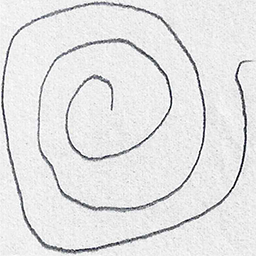
#> input picture model/dataset/spiral/training/healthy/V01HE02.png, 256 x 256 px; its folder holds only this picture in this run
$ jupyter execute --allow-errors scikit_opencv.ipynb   (shell and % lines are left out)
#> lines starting #> are read from the running program, lines starting #| are printed output that depends on the picture
# scikit-learn + OpenCV Model

## Define Problem

[cell 1]
import numpy as np
import pandas as pd
import cv2
import glob
import matplotlib.pyplot as plt

## Prepare Data

[cell 2]
train_healthy = [cv2.imread(file) for file in glob.glob("dataset/spiral/training/healthy/*.png")]
#> train_healthy = 1 item
train_healthy_labels = [0 for _ in range(len(train_healthy))]
#> train_healthy_labels = [0]
train_parkinson = [cv2.imread(file) for file in glob.glob("dataset/spiral/training/parkinson/*.png")]
train_parkinson_labels = [1 for _ in range(len(train_parkinson))]
test_healthy = [cv2.imread(file) for file in glob.glob("dataset/spiral/testing/healthy/*.png")]
#> test_healthy = 1 item
test_healthy_labels = [0 for _ in range(len(test_healthy))]
#> test_healthy_labels = [0]
test_parkinson = [cv2.imread(file) for file in glob.glob("dataset/spiral/testing/parkinson/*.png")]
test_parkinson_labels = [1 for _ in range(len(test_parkinson))]

train_images = train_healthy + train_parkinson
#> train_images = 1 item
test_images = test_healthy + test_parkinson
#> test_images = 1 item
train_labels = train_healthy_labels + train_parkinson_labels
#> train_labels = [0]
test_labels = test_healthy_labels + test_parkinson_labels
#> test_labels = [0]

[cell 3]
from skimage.data import camera
from skimage.filters import roberts, sobel, sobel_h, sobel_v, scharr, \
    scharr_h, scharr_v, prewitt, prewitt_v, prewitt_h

# [28 lines left out: function features_edge, not called in this run]

# Must call on 2D image
#features_edge(grey)

[cell 4]
from skimage.feature import hog
from skimage import data, exposure

# [14 lines left out: function plot_histogram, not called in this run]

def features_hog(image):
    features = hog(image, orientations=9,
                pixels_per_cell=(10, 10), cells_per_block=(2, 2),
                transform_sqrt=True, block_norm="L1")


    return features

[cell 5]
# Convert OpenCV images to numpy arrays for training
train_data = []

for image in train_images:
    image = cv2.cvtColor(image, cv2.COLOR_BGR2GRAY)
    image = cv2.resize(image, (300, 300))

    features = features_hog(image)
    train_data.append(features)
#> this loop made 1 pass
#> pass 1, `image = cv2.resize(image, (300, 300))`:
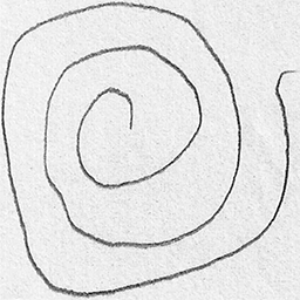
#> image: shape (300, 300); min 5, max 255, mean 227.4
#> after the loop, train_data = 1 item

(trainX, trainY) = (np.array(train_data), np.array(train_labels))
#> trainY = [0]

[cell 6]
test_data = []

for image in test_images:
    image = cv2.cvtColor(image, cv2.COLOR_BGR2GRAY)
    image = cv2.resize(image, (300, 300))

    features = features_hog(image)
    test_data.append(features)
#> after the loop, test_data = 1 item

(testX, testY) = (np.array(test_data), np.array(test_labels))
#> testY = [0]

print(trainX.shape)
#| (1, 30276)
print(trainY.shape)
#| (1,)
print(testX.shape)
#| (1, 30276)

## Evaluate Models

[cell 7]
# TODO: Train Naive-Bayes, logistic regression, decision trees (random forest), SVM, maybe try DL with Keras
# TODO: Select model that performs best on validation data
from sklearn.model_selection import train_test_split
from sklearn.model_selection import cross_val_score
from sklearn.model_selection import StratifiedKFold
from sklearn.metrics import classification_report
from sklearn.metrics import confusion_matrix
from sklearn.metrics import accuracy_score
from sklearn.linear_model import LogisticRegression
from sklearn.ensemble import RandomForestClassifier
from sklearn.tree import DecisionTreeClassifier
from sklearn.neighbors import KNeighborsClassifier
from sklearn.discriminant_analysis import LinearDiscriminantAnalysis
from sklearn.naive_bayes import GaussianNB
from sklearn.svm import SVC

models = []
models.append(('LR', LogisticRegression(solver='liblinear', multi_class='ovr')))
models.append(('LDA', LinearDiscriminantAnalysis()))
models.append(('KNN', KNeighborsClassifier()))
models.append(('RFC', RandomForestClassifier(n_estimators=100)))
models.append(('CART', DecisionTreeClassifier()))
models.append(('NB', GaussianNB()))
models.append(('SVM', SVC(gamma='auto')))

results = []
names = []
#> (the rest of this cell did not finish here and is left out)

[cell 8]
# Make predictions on validation dataset
model = RandomForestClassifier(n_estimators=250, max_depth=8)
model.fit(trainX, trainY)
predictions = model.predict(testX)
#> predictions = [0]

[cell 9]
# Evaluate predictions
print(accuracy_score(testY, predictions))
#| 1.0
print(confusion_matrix(testY, predictions))
#| [[1]]
print(classification_report(testY, predictions))
#|               precision    recall  f1-score   support
#|            0       1.00      1.00      1.00         1
#|     accuracy                           1.00         1
#|    macro avg       1.00      1.00      1.00         1
#| weighted avg       1.00      1.00      1.00         1


$ run again, on model/dataset/spiral/training/healthy/V04HE02.png
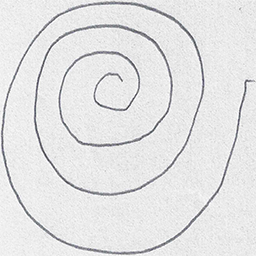
#> input picture model/dataset/spiral/training/healthy/V04HE02.png, 256 x 256 px
#> train_healthy = 1 item
#> train_healthy_labels = [0]
#> test_healthy = 1 item
#> test_healthy_labels = [0]
#> train_images = 1 item
#> train_labels = [0]
#> the loop `for image in train_images:` made 1 pass
#> pass 1, `image = cv2.resize(image, (300, 300))`:
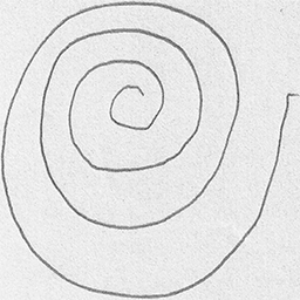
#> image: shape (300, 300); min 66, max 255, mean 227.8
#> after the loop `for image in train_images:`: train_data = 1 item
#> trainY = [0]
#> the loop `for image in test_images:` made 1 pass
#> after the loop `for image in test_images:`: test_data = 1 item
#> testY = [0]
#| (1, 30276)
#| (1,)
#| (1, 30276)
#| 1.0
#| [[1]]
#|               precision    recall  f1-score   support
#|            0       1.00      1.00      1.00         1
#|     accuracy                           1.00         1
#|    macro avg       1.00      1.00      1.00         1
#| weighted avg       1.00      1.00      1.00         1

$ run again, on model/dataset/spiral/training/healthy/V01HE03.png
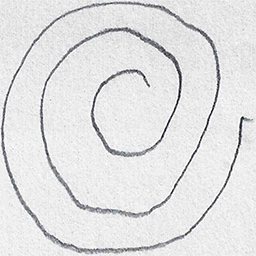
#> input picture model/dataset/spiral/training/healthy/V01HE03.png, 256 x 256 px
#> train_healthy = 1 item
#> train_healthy_labels = [0]
#> test_healthy = 1 item
#> test_healthy_labels = [0]
#> train_images = 1 item
#> train_labels = [0]
#> the loop `for image in train_images:` made 1 pass
#> pass 1, `image = cv2.resize(image, (300, 300))`:
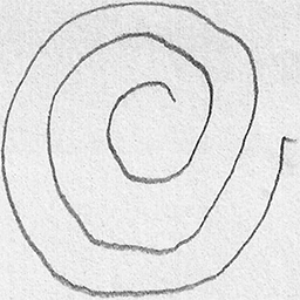
#> image: shape (300, 300); min 13, max 255, mean 225.7
#> after the loop `for image in train_images:`: train_data = 1 item
#> trainY = [0]
#> the loop `for image in test_images:` made 1 pass
#> after the loop `for image in test_images:`: test_data = 1 item
#> testY = [0]
#| (1, 30276)
#| (1,)
#| (1, 30276)
#| 1.0
#| [[1]]
#|               precision    recall  f1-score   support
#|            0       1.00      1.00      1.00         1
#|     accuracy                           1.00         1
#|    macro avg       1.00      1.00      1.00         1
#| weighted avg       1.00      1.00      1.00         1
